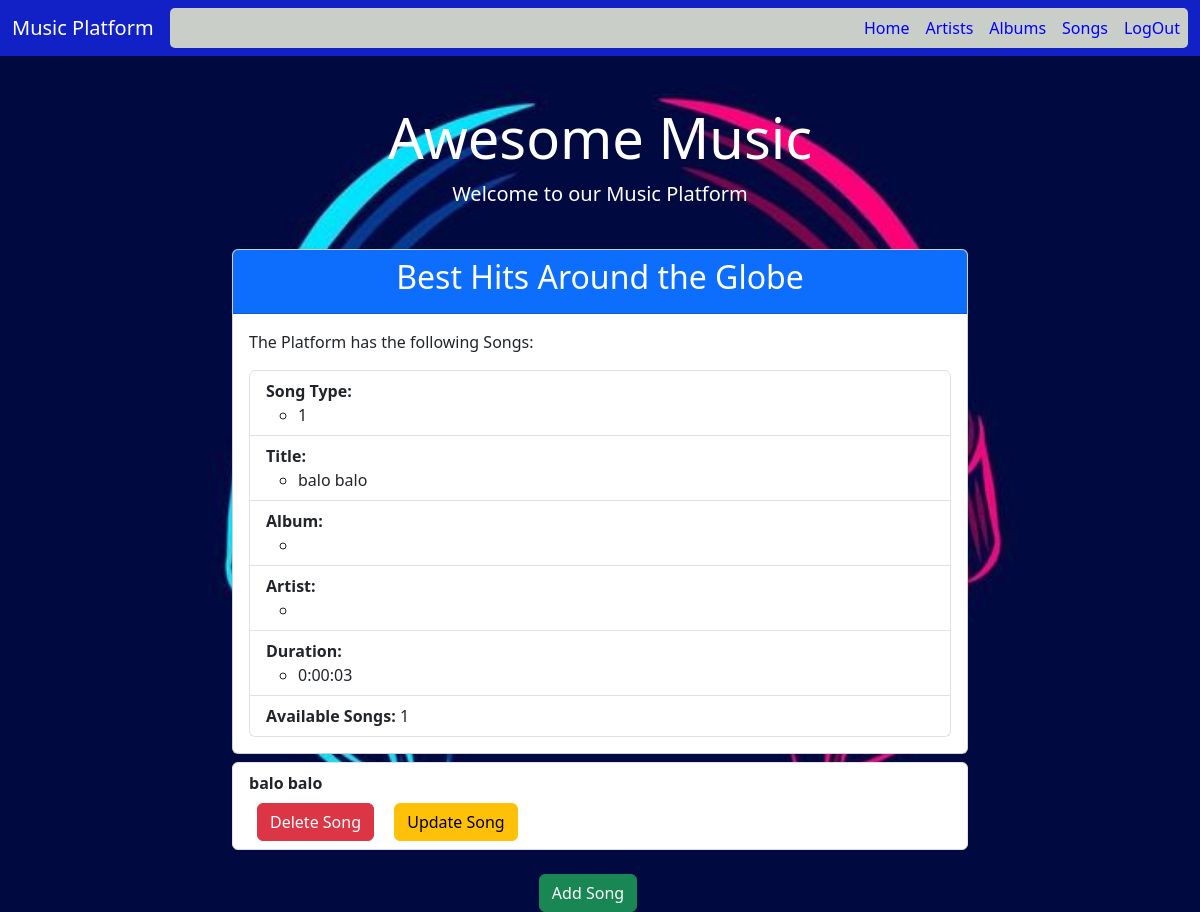
Screenshot of /mysport/music/ with the database file from the repository.
### mysport/models.py (models this page shows, shortened)
class Song(models.Model):
    type = models.CharField(max_length=100, choices=music_type, default=None)
    title = models.CharField(max_length=50, help_text="Enter music title")
    album = models.ManyToManyField(Album)
    artist = models.ForeignKey(Artist, on_delete=models.CASCADE, default=1)
    duration = models.DurationField()
    avalability = models.BooleanField(default=True)
    release_date = models.DateField(null=True, blank=True)

### mysport/views.py (the view)
# urls.py: path('music/', views.music, name='music'),
def music(request):
    music_list = Song.objects.all().values()
    artist_songs = Song.objects.all().count()
    context = {
        'music_list': music_list,
        'artist_songs': artist_songs,
    }
    return render(request, 'mysport/song.html', context)

### mysport/templates/mysport/song.html (shortened to what this page needs)
<!DOCTYPE html>
{% load static %}
<html lang="en">
<head>
    <link rel="stylesheet" href="https://cdn.jsdelivr.net/npm/bootstrap@5.3.0/dist/css/bootstrap.min.css">
    <link rel="stylesheet" href="{% static 'mysport/style.css' %}">
</head>
<body>
    <nav class="navbar navbar-expand-lg " style="background-color: rgb(18, 33, 198);">
        <div class="container-fluid">
            <a class="navbar-brand" href="{% url 'home' %}" style="color: white;">Music Platform</a>
            <div class="collapse navbar-collapse" id="navbarNav">
                {% block sidebar %}
                <ul class="navbar-nav ms-auto">
                    <li class="nav-item">
                        <a class="nav-link active" href="{% url 'home' %}" style="color: blue;">Home</a>
                    </li>
                    <li class="nav-item">
                        <a class="nav-link" href="{% url 'index' %}" style="color: blue;">Artists</a>
                    </li>
                    <li class="nav-item">
                        <a class="nav-link" href="{% url 'album' %}" style="color: blue;">Albums</a>
                    </li>
                    <li class="nav-item">
                        <a class="nav-link" href="{% url 'music' %}" style="color: blue;">Songs</a>
                    </li>
                    <li class="nav-item">
                        <a class="nav-link active" href="{% url 'log' %}" style="color: blue;">LogOut</a>
                    </li>
                </ul>
                {% endblock sidebar %}
            </div>
        </div>
    </nav>
    <div class="container mt-5">
        <div class="row">
            <div class="col-md-12 text-center">
                <h1 class="display-4" style="color: white;">Awesome Music</h1>
                <p class="lead" style="color: white;">Welcome to our Music Platform</p>
            </div>
        </div>
        <div class="row mt-4">
            <div class="col-md-8 offset-md-2">
                <div class="card">
                    <div class="card-header bg-primary text-white">
                        <h2 style="text-align: center;">Best Hits Around the Globe</h2>
                    </div>
                    <div class="card-body">
                        <p>The Platform has the following Songs:</p>
                        <ul class="list-group">
                            <li class="list-group-item">
                                <strong>Song Type:</strong>
                                <ul>
                                    {% for x in music_list %}
                                    <li>{{x.type}}</li>
                                    {% endfor %}
                                </ul>
                            </li>
                            <li class="list-group-item">
                                <strong>Title:</strong>
                                <ul>
                                    {% for x in music_list %}
                                    <li>{{x.title}}</li>
                                    {% endfor %}
                                </ul>
                            </li>
                            <li class="list-group-item">
                                <strong>Album:</strong>
                                <ul>
                                    {% for x in music_list %}
                                    <li>{{x.album}}</li>
                                    {% endfor %}
                                </ul>
                            </li>
                            <li class="list-group-item">
                                <strong>Artist:</strong>
                                <ul>
                                    {% for x in music_list %}
                                    <li>{{x.artist}}</li>
                                    {% endfor %}
                                </ul>
                            </li>
                            <li class="list-group-item">
                                <strong>Duration:</strong>
                                <ul>
                                    {% for x in music_list %}
                                    <li>{{x.duration}}</li>
                                    {% endfor %}
                                </ul>
                            </li>
                            <li class="list-group-item">
                                <strong>Available Songs:</strong> {{ artist_songs }}
                            </li>
                        </ul>
                    </div>
                </div>
            </div>
        </div>
        <div class="row mt-2">
            <div class="col-md-8 offset-md-2">
                <div class="card-body">
                    <ul class="list-group">
                        {% for x in music_list %}
                        <li class="list-group-item">
                            <strong>{{ x.title}}</strong>
                            <div class="mt-2">
                                <a href="{% url 'delete_object' 'song' x.id %}" class="btn btn-danger mx-2">Delete Song</a>
                                <a href="{% url 'update_song' x.id %}" class="btn btn-warning mx-2">Update Song</a>
                            </div>
                        </li>
                        {% endfor %}
                    </ul>
                </div>
            </div>
            <div class="row mt-4">
                <div class="col-md-12 text-center">
                    <a href="{% url 'create_song' %}" class="btn btn-success mx-2">Add Song</a>
                </div>
            </div>
        </div>
</body>
</html>

### mysport/static/mysport/style.css (style rules this page uses)
body { background-image: url(../images/vic.jpeg); background-size: cover; background-position: center; background-repeat: no-repeat; height: 100vh; }
#navbarNav { background-color: rgb(201, 206, 201); border-radius: 5px; }
.navbar { background-color: rgb(18, 33, 198); }

### rows the page displays
Song: type "1", title "balo balo", duration "0:00:03"

### other values shown
{{ artist_songs }} "1"
